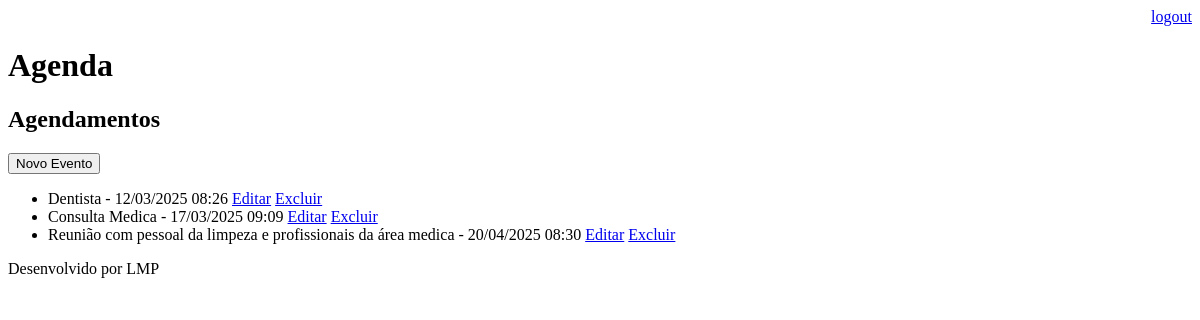
The page /agenda/ (signed in) on the database as committed earlier.
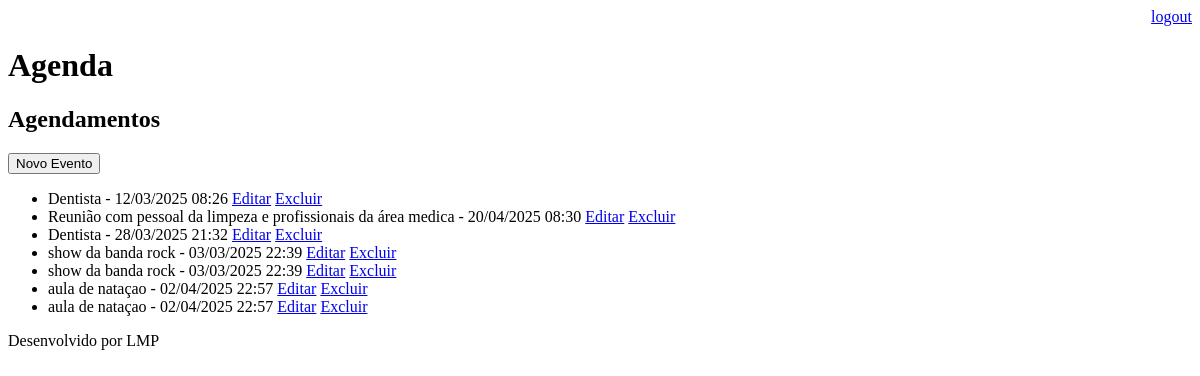
The same page on the database as committed later.
### core/models.py (models this page shows, shortened)
class Evento(models.Model):
    titulo = models.CharField(max_length=100)
    descricao = models.TextField(blank=True, null=True)
    data_evento = models.DateTimeField()
    data_criacao = models.DateTimeField(auto_now=True)
    usuario = models.ForeignKey(User, on_delete=models.CASCADE)  # Adicione esta linha
    class Meta:
        db_table = 'evento'
    def get_data_evento(self):
        return self.data_evento.strftime('%d/%m/%Y %H:%M')

### core/views.py (the view)
# urls.py: path('agenda/', views.lista_eventos),
@login_required(login_url='/login/')
def lista_eventos(request):
    usuario = request.user
    eventos = Evento.objects.filter(usuario=usuario)
    dados = {'eventos': eventos}
    return render(request, 'Agenda.html', dados)

### templates/agenda.html
{% extends "model-page.html" %}
{% block content %}
<h2>Agendamentos</h2>
<button type="button" onclick="window.location.href='{% url 'evento' %}'">Novo Evento</button>
<ul>
    {% for evento in eventos %}
        <li>
            {{ evento.titulo }} - {{ evento.get_data_evento }}
            <a href="evento/?id={{ evento.id}}">Editar</a>
            <a href="{% url 'excluir_evento' evento.id %}">Excluir</a>
        </li>
    {% endfor %}
</ul>
{% endblock %}

### templates/model-page.html
<!DOCTYPE html>
<html lang="pt-br">
<head>
    {% include "model-header.html" %}
</head>
<body>
    {% block content %}
    {% endblock %}
    {% include "model-footer.html" %}
</body>
</html>

### templates/model-header.html (shortened to what this page needs)
<div align="right">
    <a href="{% url 'logout' %}">logout</a>
</div>
<h1>Agenda</h1>

### templates/model-footer.html
<p>Desenvolvido por LMP</p>

Rows that differ between the two databases and show on the page:
removed Evento: titulo "Consulta Medica", get_data_evento "17/03/2025 09:09"
added Evento: titulo "Dentista", get_data_evento "28/03/2025 21:32"
added Evento: titulo "show da banda rock", get_data_evento "03/03/2025 22:39"
added Evento: titulo "show da banda rock", get_data_evento "03/03/2025 22:39"
added Evento: titulo "aula de nataçao", get_data_evento "02/04/2025 22:57"
added Evento: titulo "aula de nataçao", get_data_evento "02/04/2025 22:57"
